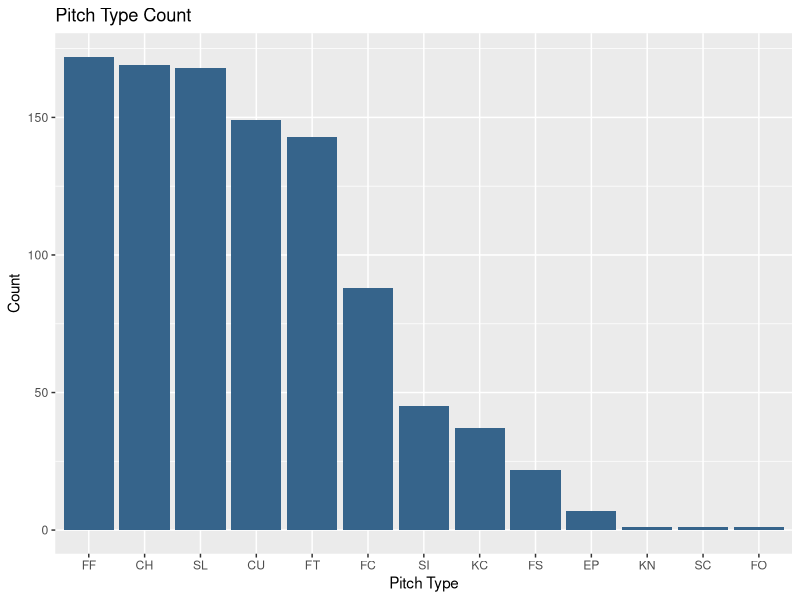
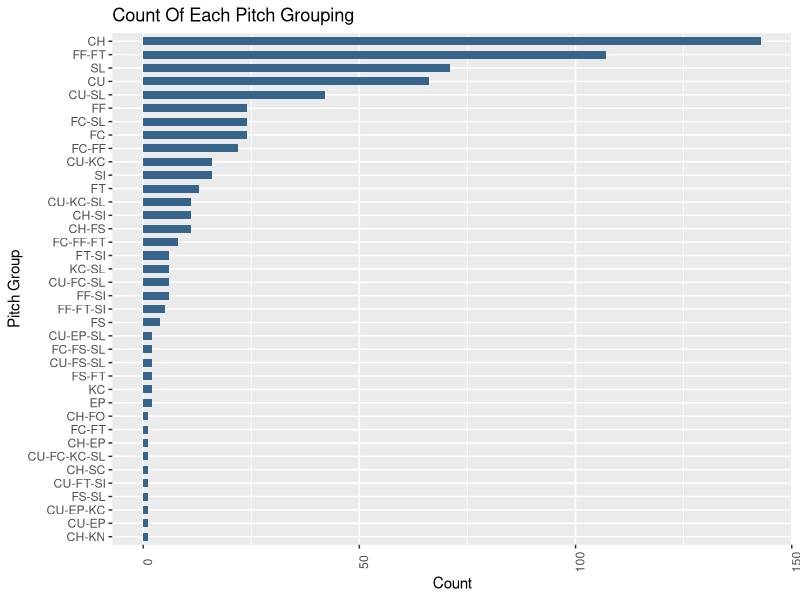
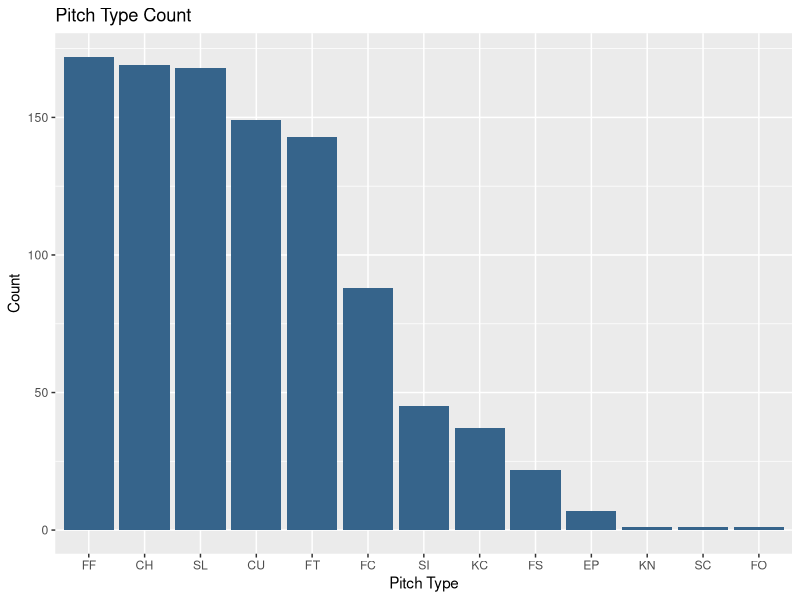
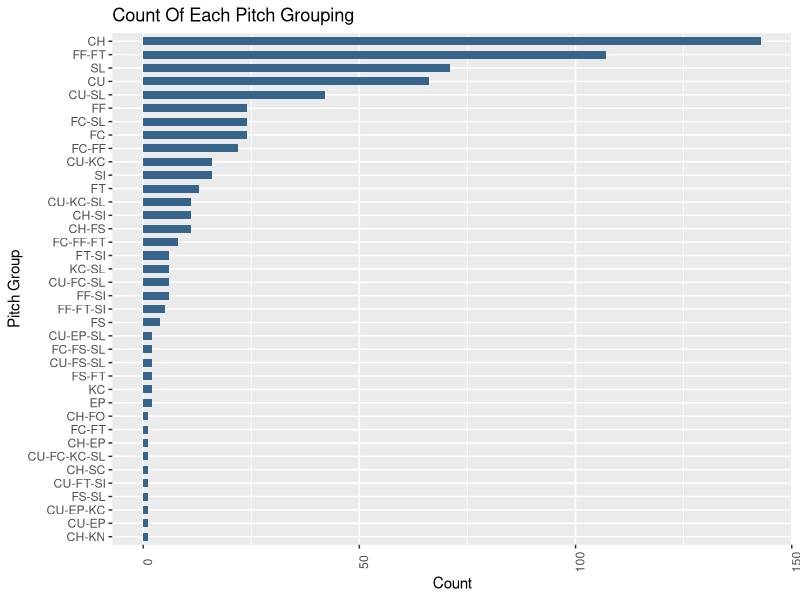

These figures' R source, in order:
library('ggplot2')

df <- read.csv('pitch_types_count.csv')

sorted_df <- df[order(-df$count), ]
positions <- sorted_df$pitch_type

ggplot(df, aes(x = pitch_type, y = count)) +
    geom_bar(stat = 'identity', fill = 'steelblue4') +
    scale_x_discrete(limits = positions) +
    labs(x = 'Pitch Type', y = 'Count', title = 'Pitch Type Count')
ggsave('pitch_type_count.pdf')


df3 <- read.csv('pitch_groupings_2.csv')
sorted_df <- df3[order(df3$count), ]
positions <- sorted_df$group

ggplot(df3, aes(x = group, y = count)) +
   geom_bar(stat = 'identity', fill = 'steelblue4', width = 0.6) +
   scale_x_discrete(limits = positions) +
   theme(axis.text.x = element_text(angle = 90)) +
   coord_flip() +
   labs(y = 'Count', x = 'Pitch Group', title = 'Count Of Each Pitch Grouping')
ggsave('grouped_pitch_type_count_2.pdf')
